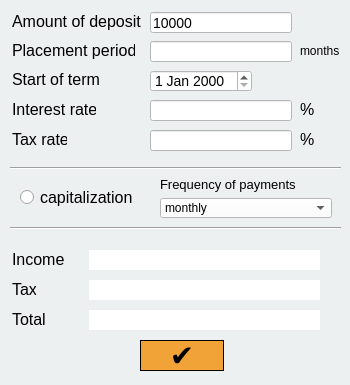
<?xml version="1.0" encoding="UTF-8"?>
<ui version="4.0">
 <class>DepositWindow</class>
 <widget class="QDialog" name="DepositWindow">
  <property name="geometry">
   <rect>
    <x>0</x>
    <y>0</y>
    <width>350</width>
    <height>385</height>
   </rect>
  </property>
  <property name="windowTitle">
   <string>Deposit calculator</string>
  </property>
  <property name="styleSheet">
   <string notr="true">QDialog{
	 background-color: rgb(236, 240, 241);
}</string>
  </property>
  <widget class="QLabel" name="label">
   <property name="geometry">
    <rect>
     <x>12</x>
     <y>70</y>
     <width>88</width>
     <height>19</height>
    </rect>
   </property>
   <property name="styleSheet">
    <string notr="true">QLabel {
  font-size: 16px;
  color: black;
}

</string>
   </property>
   <property name="text">
    <string>Start of term</string>
   </property>
  </widget>
  <widget class="QLineEdit" name="period_input">
   <property name="geometry">
    <rect>
     <x>150</x>
     <y>41</y>
     <width>142</width>
     <height>21</height>
    </rect>
   </property>
   <property name="font">
    <font>
     <pointsize>-1</pointsize>
     <bold>false</bold>
    </font>
   </property>
   <property name="styleSheet">
    <string notr="true">QLineEdit {
   color: black;
   font-size: 14px;
   background-color : white;
}
</string>
   </property>
   <property name="text">
    <string/>
   </property>
   <property name="placeholderText">
    <string/>
   </property>
  </widget>
  <widget class="QLabel" name="result_show_3">
   <property name="geometry">
    <rect>
     <x>12</x>
     <y>100</y>
     <width>84</width>
     <height>19</height>
    </rect>
   </property>
   <property name="font">
    <font>
     <pointsize>-1</pointsize>
     <bold>false</bold>
    </font>
   </property>
   <property name="layoutDirection">
    <enum>Qt::RightToLeft</enum>
   </property>
   <property name="styleSheet">
    <string notr="true">QLabel {
  font-size: 16px;
  color: black;
}

</string>
   </property>
   <property name="text">
    <string>Interest rate</string>
   </property>
  </widget>
  <widget class="QRadioButton" name="caps_button">
   <property name="geometry">
    <rect>
     <x>20</x>
     <y>186</y>
     <width>117</width>
     <height>23</height>
    </rect>
   </property>
   <property name="styleSheet">
    <string notr="true">QRadioButton {
  font-size: 16px;
  color: black;
}

</string>
   </property>
   <property name="text">
    <string>сapitalization</string>
   </property>
  </widget>
  <widget class="QLabel" name="result_show_13">
   <property name="geometry">
    <rect>
     <x>12</x>
     <y>310</y>
     <width>33</width>
     <height>19</height>
    </rect>
   </property>
   <property name="font">
    <font>
     <pointsize>-1</pointsize>
     <bold>false</bold>
    </font>
   </property>
   <property name="layoutDirection">
    <enum>Qt::RightToLeft</enum>
   </property>
   <property name="styleSheet">
    <string notr="true">QLabel {
  font-size: 16px;
  color: black;
}

</string>
   </property>
   <property name="text">
    <string>Total</string>
   </property>
  </widget>
  <widget class="QLineEdit" name="sum_input">
   <property name="geometry">
    <rect>
     <x>150</x>
     <y>12</y>
     <width>142</width>
     <height>21</height>
    </rect>
   </property>
   <property name="font">
    <font>
     <pointsize>-1</pointsize>
     <bold>false</bold>
    </font>
   </property>
   <property name="styleSheet">
    <string notr="true">QLineEdit {
   color: black;
   font-size: 14px;
   background-color : white;
}
</string>
   </property>
   <property name="text">
    <string>10000</string>
   </property>
   <property name="placeholderText">
    <string/>
   </property>
  </widget>
  <widget class="QLabel" name="sign">
   <property name="geometry">
    <rect>
     <x>300</x>
     <y>130</y>
     <width>16</width>
     <height>19</height>
    </rect>
   </property>
   <property name="font">
    <font>
     <pointsize>-1</pointsize>
     <bold>false</bold>
    </font>
   </property>
   <property name="layoutDirection">
    <enum>Qt::RightToLeft</enum>
   </property>
   <property name="styleSheet">
    <string notr="true">QLabel {
  font-size: 16px;
  color: black;
}

</string>
   </property>
   <property name="text">
    <string>%</string>
   </property>
  </widget>
  <widget class="QLineEdit" name="tax_rate_input">
   <property name="geometry">
    <rect>
     <x>150</x>
     <y>130</y>
     <width>142</width>
     <height>21</height>
    </rect>
   </property>
   <property name="font">
    <font>
     <pointsize>-1</pointsize>
     <bold>false</bold>
    </font>
   </property>
   <property name="styleSheet">
    <string notr="true">QLineEdit {
   color: black;
   font-size: 14px;
   background-color : white;
}
</string>
   </property>
   <property name="text">
    <string/>
   </property>
   <property name="placeholderText">
    <string/>
   </property>
  </widget>
  <widget class="QLabel" name="total_deposit">
   <property name="geometry">
    <rect>
     <x>89</x>
     <y>310</y>
     <width>231</width>
     <height>20</height>
    </rect>
   </property>
   <property name="font">
    <font>
     <pointsize>-1</pointsize>
     <bold>false</bold>
    </font>
   </property>
   <property name="styleSheet">
    <string notr="true">QLabel{   
  color: black;
   font-size: 14px;
   background-color : white;
}</string>
   </property>
   <property name="text">
    <string/>
   </property>
  </widget>
  <widget class="QLabel" name="tax_show">
   <property name="geometry">
    <rect>
     <x>89</x>
     <y>280</y>
     <width>231</width>
     <height>20</height>
    </rect>
   </property>
   <property name="font">
    <font>
     <pointsize>-1</pointsize>
     <bold>false</bold>
    </font>
   </property>
   <property name="styleSheet">
    <string notr="true">QLabel{   
  color: black;
   font-size: 14px;
   background-color : white;
}</string>
   </property>
   <property name="text">
    <string/>
   </property>
  </widget>
  <widget class="QLineEdit" name="interest_rate_input">
   <property name="geometry">
    <rect>
     <x>150</x>
     <y>100</y>
     <width>142</width>
     <height>21</height>
    </rect>
   </property>
   <property name="font">
    <font>
     <pointsize>-1</pointsize>
     <bold>false</bold>
    </font>
   </property>
   <property name="styleSheet">
    <string notr="true">QLineEdit {
   color: black;
   font-size: 14px;
   background-color : white;
}
</string>
   </property>
   <property name="text">
    <string/>
   </property>
   <property name="placeholderText">
    <string/>
   </property>
  </widget>
  <widget class="QLabel" name="result_show">
   <property name="geometry">
    <rect>
     <x>12</x>
     <y>12</y>
     <width>129</width>
     <height>19</height>
    </rect>
   </property>
   <property name="font">
    <font>
     <pointsize>-1</pointsize>
     <bold>false</bold>
    </font>
   </property>
   <property name="layoutDirection">
    <enum>Qt::RightToLeft</enum>
   </property>
   <property name="styleSheet">
    <string notr="true">QLabel {
  font-size: 16px;
  color: black;
}

</string>
   </property>
   <property name="text">
    <string>Amount of deposit</string>
   </property>
  </widget>
  <widget class="QLabel" name="sign_2">
   <property name="geometry">
    <rect>
     <x>300</x>
     <y>100</y>
     <width>16</width>
     <height>19</height>
    </rect>
   </property>
   <property name="font">
    <font>
     <pointsize>-1</pointsize>
     <bold>false</bold>
    </font>
   </property>
   <property name="layoutDirection">
    <enum>Qt::RightToLeft</enum>
   </property>
   <property name="styleSheet">
    <string notr="true">QLabel {
  font-size: 16px;
  color: black;
}

</string>
   </property>
   <property name="text">
    <string>%</string>
   </property>
  </widget>
  <widget class="QLabel" name="result_show_2">
   <property name="geometry">
    <rect>
     <x>12</x>
     <y>41</y>
     <width>123</width>
     <height>19</height>
    </rect>
   </property>
   <property name="font">
    <font>
     <pointsize>-1</pointsize>
     <bold>false</bold>
    </font>
   </property>
   <property name="layoutDirection">
    <enum>Qt::RightToLeft</enum>
   </property>
   <property name="styleSheet">
    <string notr="true">QLabel {
  font-size: 16px;
  color: black;
}

</string>
   </property>
   <property name="text">
    <string>Placement period</string>
   </property>
  </widget>
  <widget class="QComboBox" name="freq_of_pay">
   <property name="geometry">
    <rect>
     <x>160</x>
     <y>198</y>
     <width>172</width>
     <height>20</height>
    </rect>
   </property>
   <property name="font">
    <font>
     <bold>false</bold>
    </font>
   </property>
   <property name="styleSheet">
    <string notr="true">QComboBox{
  color: black;
  font-size: 13
px;
  background-color: white;
}
</string>
   </property>
   <item>
    <property name="text">
     <string>monthly</string>
    </property>
   </item>
   <item>
    <property name="text">
     <string>daily</string>
    </property>
   </item>
   <item>
    <property name="text">
     <string>quarterly</string>
    </property>
   </item>
   <item>
    <property name="text">
     <string>every six months</string>
    </property>
   </item>
   <item>
    <property name="text">
     <string>yearly</string>
    </property>
   </item>
   <item>
    <property name="text">
     <string>at the end of the period</string>
    </property>
   </item>
  </widget>
  <widget class="QLabel" name="result_show_4">
   <property name="geometry">
    <rect>
     <x>12</x>
     <y>130</y>
     <width>55</width>
     <height>19</height>
    </rect>
   </property>
   <property name="font">
    <font>
     <pointsize>-1</pointsize>
     <bold>false</bold>
    </font>
   </property>
   <property name="layoutDirection">
    <enum>Qt::RightToLeft</enum>
   </property>
   <property name="styleSheet">
    <string notr="true">QLabel {
  font-size: 16px;
  color: black;
}

</string>
   </property>
   <property name="text">
    <string>Tax rate</string>
   </property>
  </widget>
  <widget class="QDateEdit" name="input_date">
   <property name="geometry">
    <rect>
     <x>150</x>
     <y>70</y>
     <width>102</width>
     <height>22</height>
    </rect>
   </property>
   <property name="styleSheet">
    <string notr="true">QDateEdit {
   color: black;
   font-size: 14px;
   background-color : white;
}
</string>
   </property>
  </widget>
  <widget class="QLabel" name="months">
   <property name="geometry">
    <rect>
     <x>300</x>
     <y>41</y>
     <width>41</width>
     <height>19</height>
    </rect>
   </property>
   <property name="styleSheet">
    <string notr="true">QLabel {
  font-size: 12px;
  color: black;
}
</string>
   </property>
   <property name="text">
    <string>months</string>
   </property>
  </widget>
  <widget class="QLabel" name="income_show">
   <property name="geometry">
    <rect>
     <x>89</x>
     <y>250</y>
     <width>231</width>
     <height>20</height>
    </rect>
   </property>
   <property name="font">
    <font>
     <pointsize>-1</pointsize>
     <bold>false</bold>
    </font>
   </property>
   <property name="styleSheet">
    <string notr="true">QLabel{   
  color: black;
   font-size: 14px;
   background-color : white;
}</string>
   </property>
   <property name="text">
    <string/>
   </property>
  </widget>
  <widget class="QLabel" name="result_show_9">
   <property name="enabled">
    <bool>true</bool>
   </property>
   <property name="geometry">
    <rect>
     <x>160</x>
     <y>175</y>
     <width>165</width>
     <height>19</height>
    </rect>
   </property>
   <property name="font">
    <font>
     <pointsize>-1</pointsize>
     <bold>false</bold>
    </font>
   </property>
   <property name="layoutDirection">
    <enum>Qt::RightToLeft</enum>
   </property>
   <property name="styleSheet">
    <string notr="true">QLabel {
  font-size: 13px;
  color: black;
}

</string>
   </property>
   <property name="text">
    <string>Frequency of payments</string>
   </property>
  </widget>
  <widget class="QLabel" name="result_show_14">
   <property name="geometry">
    <rect>
     <x>12</x>
     <y>280</y>
     <width>24</width>
     <height>19</height>
    </rect>
   </property>
   <property name="font">
    <font>
     <pointsize>-1</pointsize>
     <bold>false</bold>
    </font>
   </property>
   <property name="layoutDirection">
    <enum>Qt::RightToLeft</enum>
   </property>
   <property name="styleSheet">
    <string notr="true">QLabel {
  font-size: 16px;
  color: black;
}

</string>
   </property>
   <property name="text">
    <string>Tax</string>
   </property>
  </widget>
  <widget class="QLabel" name="result_show_15">
   <property name="enabled">
    <bool>true</bool>
   </property>
   <property name="geometry">
    <rect>
     <x>12</x>
     <y>250</y>
     <width>52</width>
     <height>19</height>
    </rect>
   </property>
   <property name="font">
    <font>
     <pointsize>-1</pointsize>
     <bold>false</bold>
    </font>
   </property>
   <property name="layoutDirection">
    <enum>Qt::RightToLeft</enum>
   </property>
   <property name="styleSheet">
    <string notr="true">QLabel {
  font-size: 16px;
  color: black;
}

</string>
   </property>
   <property name="text">
    <string>Income</string>
   </property>
  </widget>
  <widget class="QPushButton" name="pushButton_calculate">
   <property name="geometry">
    <rect>
     <x>140</x>
     <y>340</y>
     <width>84</width>
     <height>31</height>
    </rect>
   </property>
   <property name="font">
    <font>
     <pointsize>-1</pointsize>
     <italic>false</italic>
     <bold>true</bold>
    </font>
   </property>
   <property name="styleSheet">
    <string notr="true">QPushButton {
  font: bold;
  color: black;
  font-size: 29px; 
  background-color: rgb(242, 163, 56);
  border: 1px solid black;
}

QPushButton:pressed {
     background-color: rgb(202, 126, 4 );
}</string>
   </property>
   <property name="text">
    <string>✔</string>
   </property>
  </widget>
  <widget class="Line" name="line">
   <property name="geometry">
    <rect>
     <x>10</x>
     <y>160</y>
     <width>331</width>
     <height>16</height>
    </rect>
   </property>
   <property name="orientation">
    <enum>Qt::Horizontal</enum>
   </property>
  </widget>
  <widget class="Line" name="line_2">
   <property name="geometry">
    <rect>
     <x>10</x>
     <y>220</y>
     <width>331</width>
     <height>16</height>
    </rect>
   </property>
   <property name="orientation">
    <enum>Qt::Horizontal</enum>
   </property>
  </widget>
 </widget>
 <resources/>
 <connections/>
</ui>
